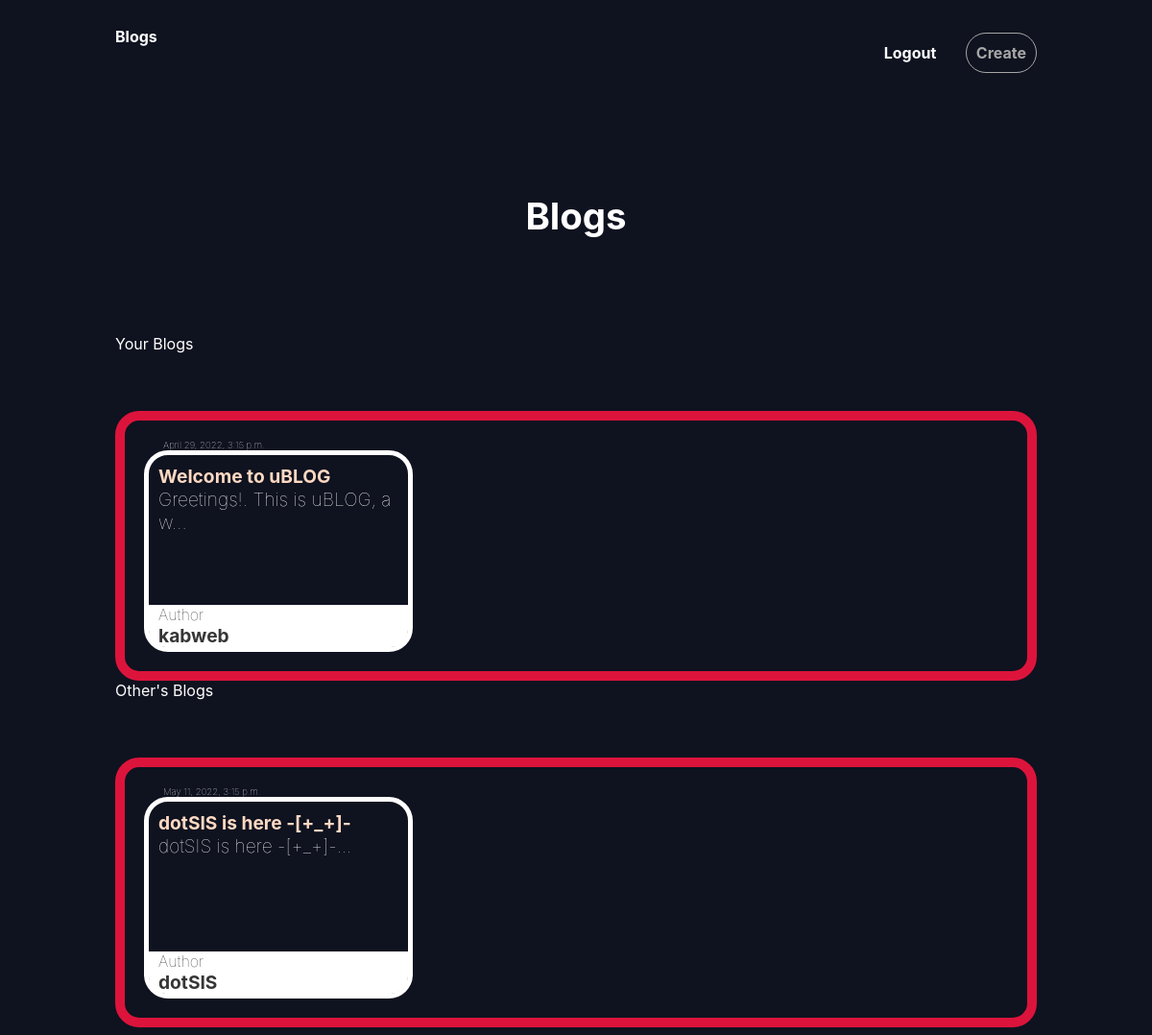
The page /blogs/ (signed in) on the database as committed earlier.
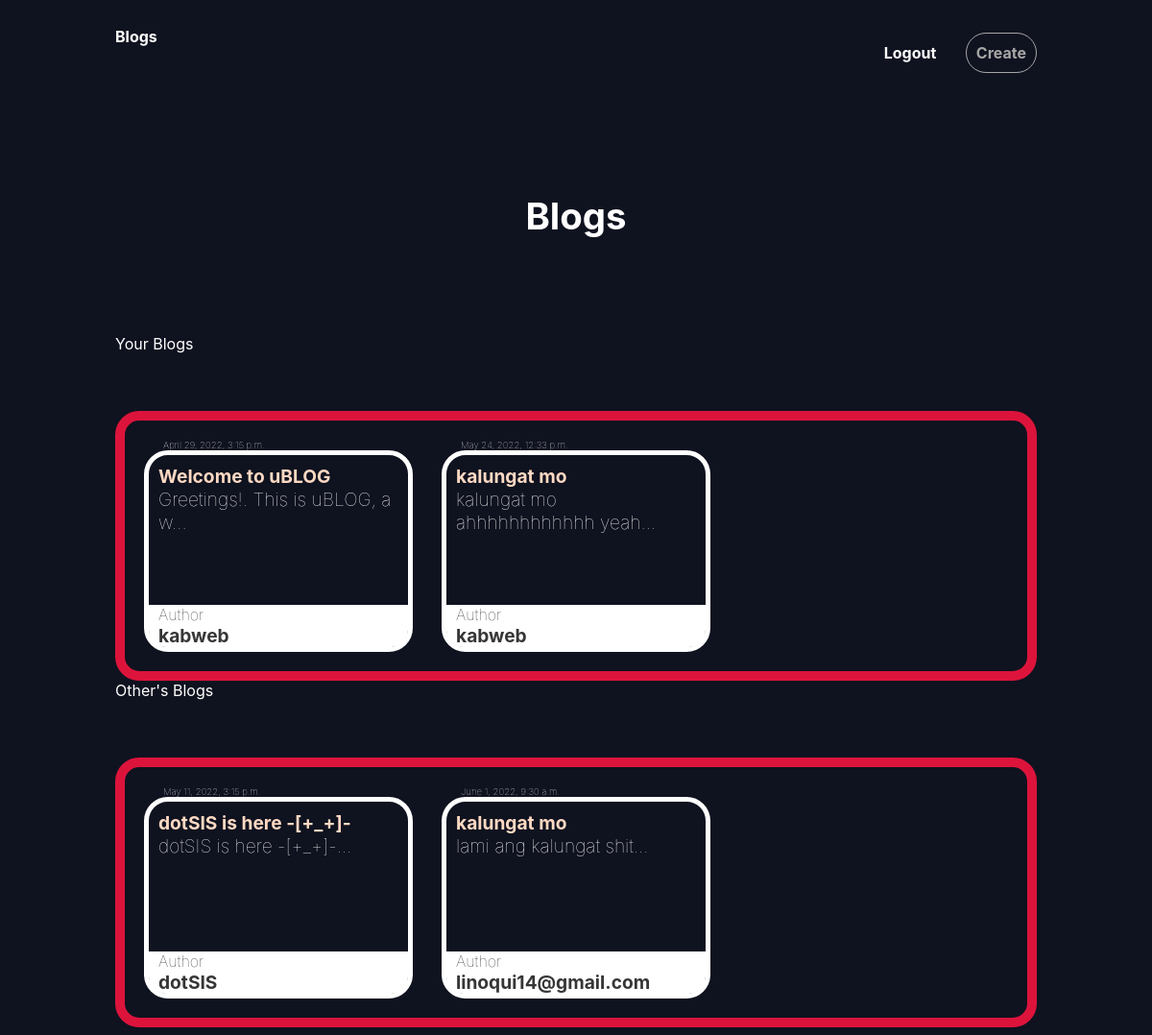
The same page on the database as committed later.
### blogs/models.py (models this page shows, shortened)
class Blog(models.Model):
    title = models.CharField(max_length=100)
    slug = models.SlugField()
    body = models.TextField()
    date = models.DateTimeField(auto_now_add=True)
    thumb = models.ImageField(default='default.png', blank=True)
    author = models.ForeignKey(User, default=None, on_delete=models.CASCADE)
    def snippet(self):
        return self.body[:30] + '...'

### blogs/views.py (the view)
# urls.py: path('blogs/', views.BlogList.as_view()),
def blogs(request):
    blogs = Blog.objects.all().order_by('date')
    return render(request, 'blogs/blogs.html', { 'blogs': blogs })

### blogs/templates/blogs/blogs.html (shortened to what this page needs)
{% extends 'base.html' %}
{% block content %}
    <h1 style="font-weight: bold;color:white">Blogs</h1>
    {% if user.is_authenticated and user != blog.author %}
        <div>Your Blogs</div>
        <div class="blogs">
            {% for blog in blogs %}
                {% if user.is_authenticated and user == blog.author %}
                <div>
                    <div class="blog-date">
                        {{ blog.date }}
                    </div>
                        <div class="blog">
                            <a href="{% url 'blogs:blog' slug=blog.slug%}">
                                <h2>{{ blog.title }}</h2>
                            </a>
                            <div class="blog-content">
                                {{ blog.snippet }}
                            </div>
                            <div  class="author">
                                <div class="author-text">
                                    <div>
                                        Author
                                    </div>
                                </div>
                                <div class="author-text-author"> {{ blog.author }} </div>
                            </div>
                        </div>
                </div>
                {% endif %}
            {% endfor %}
        </div>
        <div>Other's Blogs</div>
        <div class="blogs">
            {% for blog in blogs %}
                {% if user.is_authenticated and user != blog.author %}
                <div>
                    <div class="blog-date">
                        {{ blog.date }}
                    </div>
                        <div class="blog">
                            <a href="{% url 'blogs:blog' slug=blog.slug%}">
                                <h2>{{ blog.title }}</h2>
                            </a>
                            <div class="blog-content">
                                {{ blog.snippet }}
                            </div>
                            <div  class="author">
                                <div class="author-text">
                                    <div>
                                        Author
                                    </div>
                                </div>
                                <div class="author-text-author"> {{ blog.author }} </div>
                            </div>
                        </div>
                </div>
                {% endif %}
            {% endfor %}
        </div>
    {% endif %}
{% endblock %}

Rows that differ between the two databases and show on the page:
added Blog: date "May 24, 2022, 12:33 p.m.", title "kalungat mo", snippet "kalungat mo ahhhhhhhhhhhh yeah...", author "kabweb", shown under "Blogs"
added Blog: date "June 1, 2022, 9:30 a.m.", title "kalungat mo", snippet "lami ang kalungat shit...", author "linoqui14@gmail.com"
